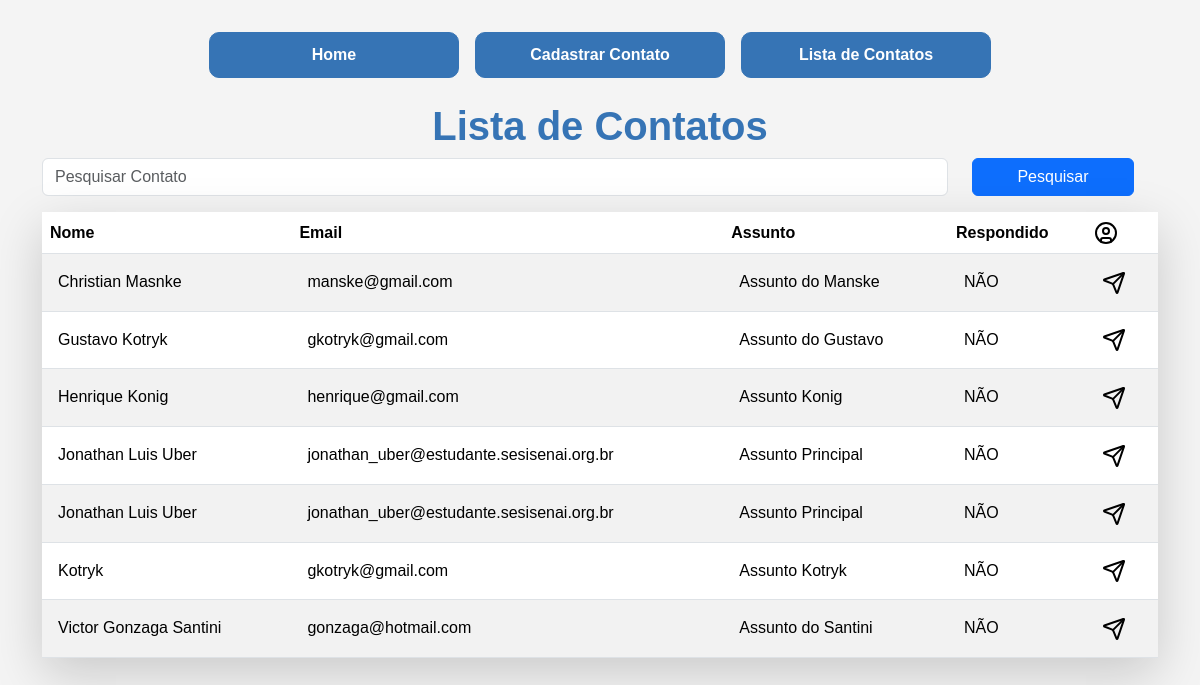
The app's page /contato/lista/, older data.
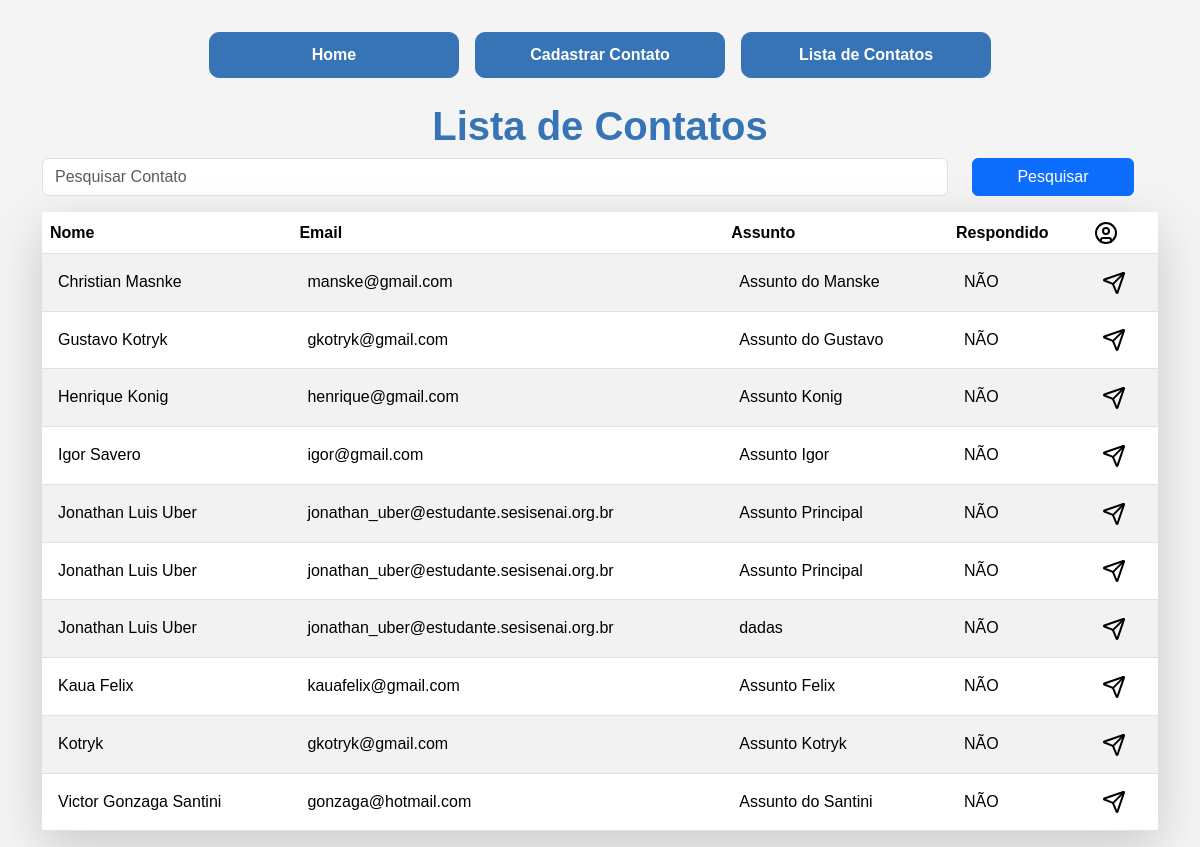
The same page, newer data.
### app/models.py (models this page shows)
class Contato(db.Model):
    id = db.Column(db.Integer, primary_key=True)
    data_envio = db.Column(db.DateTime, default=datetime.now())
    nome = db.Column(db.String(100), nullable=True)
    email = db.Column(db.String(100), nullable=True)
    assunto = db.Column(db.String(100), nullable=True)
    mensagem = db.Column(db.String(100), nullable=True)
    respondido = db.Column(db.Integer, default=0)

### app/views.py (the view)
@app.route('/contato/lista/')
def contatoLista():
    if request.method == 'GET':
        pesquisa = request.args.get('pesquisa', '')
    dados = Contato.query.order_by('nome')
    if pesquisa != '':
        dados = dados.filter(Contato.nome.ilike(f'%{pesquisa}%'))
    context = {'dados' : dados.all()}
    return render_template('contato_lista.html', context=context)

### app/templates/contato_lista.html (shortened to what this page needs)
{% extends "base.html" %}
{% block content %}
    <div class="container">
        {% include "nav.html" %}
            <div class="row mt-4">
                <h3>Lista de Contatos</h3>
                <form action="" method="get" class="row">
                    <div class="col-10">
                        <input type="text" name="pesquisa" class="form-control" placeholder="Pesquisar Contato">
                    </div>
                    <div class="col-2">
                        <button type="submit" class="btn btn-primary w-100">Pesquisar</button>
                    </div>
                </form>
                <div class="col-12">
                    <table class="table mt-3 table-striped  shadow-lg">
                        <thead>
                            <tr>
                                <th>Nome</th>
                                <th>Email</th>
                                <th>Assunto</th>
                                <th>Respondido</th>
                                <th >
                                </th>
                            </tr>
                        </thead>
                        <body>
                            {% for linha in context.dados %}
                                <tr>
                                    <td class="p-3 align-items-center">{{ linha.nome }}</td>
                                    <td class="p-3 align-items-center">{{ linha.email }}</td>
                                    <td class="p-3 align-items-center">{{ linha.assunto }}</td>
                                    <td class="p-3 align-items-center">
                                        {% if linha.respondido == 1 %}
                                            SIM
                                        {% else %}
                                            NÃO
                                        {% endif%}
                                    </td>
                                    <td class="p-3 align-items-center">
                                        <a href="{{url_for('contatoDetalhes', id = linha.id)}}" id="abrirPerfil">
                                        </a>
                                    </td>
                                </tr>
                            {% endfor %}
                        </body>
                    </table>
                </div>
            </div>
       </div>
{% endblock %}

### app/templates/base.html (shortened to what this page needs)
<!DOCTYPE html>
<html lang="pt-br">
<head>
    <link href="https://cdn.jsdelivr.net/npm/bootstrap@5.3.7/dist/css/bootstrap.min.css" rel="stylesheet">
    <link rel="stylesheet" href="{{ url_for('static', filename='style.css') }}">
</head>
<body>
    <section class="container-fluid">
        {% block content %} {% endblock %}
    </section>
</body>
</html>

### app/templates/nav.html
{% extends "base.html" %}
{% block content %}
    <div class="botoesLinks">
        <a href="{{url_for('homepage')}}" class="link">Home</a>
        <a href="{{url_for('contato_cadastro')}}" class="link">Cadastrar Contato</a>
        <a href="{{url_for('contatoLista')}}" style="text-align: center;" class="link">Lista de Contatos</a>
    </div>
{% endblock %}

### app/static/style.css (style rules this page uses)
* { margin: 0; padding: 0; }
body { font-family: Arial, sans-serif; background-color: #f4f4f4; color: #3674B5; }
h3 { font-size: 40px; text-align: center; font-weight: 800; }
.link { display: flex; justify-content: center; text-decoration: none !important; color: #ffffff !important; font-weight: 600; background-color: #3674B5; padding: 10px; width: 250px; border-radius: 10px; transition: all 0.8s ease; border: 1px solid #3674B5; }
.container-fluid { display: flex; flex-direction: column; justify-content: center; align-items: center; }
.botoesLinks { display: flex; flex-direction: row; justify-content: center; align-items: center; gap: 1rem; margin-top: 2rem; }
#abrirPerfil { border: 0 !important; background-color: transparent !important; color: transparent !important; }

Row changes from the older to the newer data that the page shows:
added Contato: nome "Igor Savero", email "igor@gmail.com", assunto "Assunto Igor", respondido "NÃO"
added Contato: nome "Jonathan Luis Uber", email "jonathan_uber@estudante.sesisenai.org.br", assunto "dadas", respondido "NÃO"
added Contato: nome "Kaua Felix", email "kauafelix@gmail.com", assunto "Assunto Felix", respondido "NÃO"
